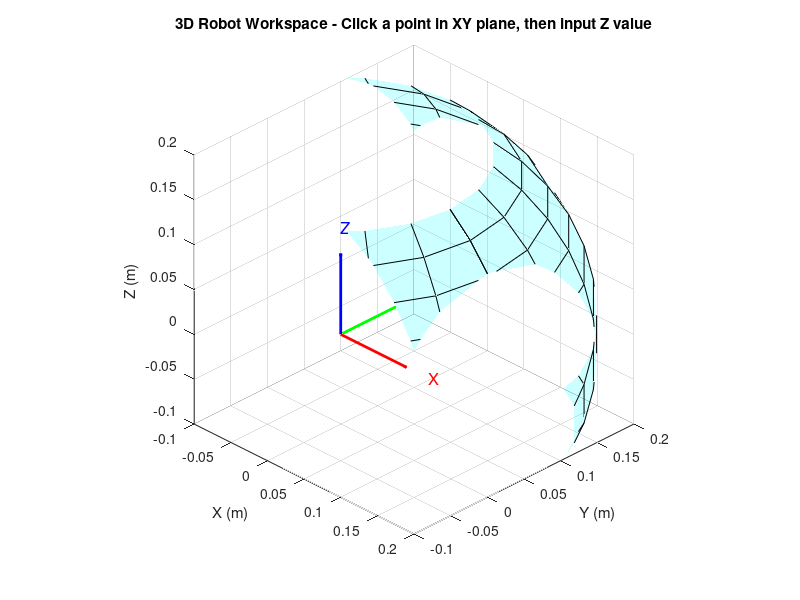

Write the MATLAB code that produced this figure. (Note: this script raises an error after producing the figure.)
% Set up a 3D workspace figure with proper 3D view
figure('Position', [100, 100, 800, 600]);
hold on;
grid on;
xlabel('X (m)'); ylabel('Y (m)'); zlabel('Z (m)');
axis equal;
view(45, 30); % Set a good 3D viewing angle

% Set the axis limits for XY and Z ranges
xlim([-0.1 0.2]);
ylim([-0.1 0.2]);
zlim([-0.1 0.2]);

title('3D Robot Workspace - Click a point in XY plane, then input Z value');

% Plot a simple sphere representing the workspace (3D object)
[spX, spY, spZ] = sphere(20);
surf(spX * 0.25, spY * 0.25, spZ * 0.25, 'FaceAlpha', 0.2, 'FaceColor', 'cyan');

% Add coordinate axes for better 3D reference
quiver3(0, 0, 0, 0.1, 0, 0, 'r', 'LineWidth', 2, 'MaxHeadSize', 0.02); % X-axis
quiver3(0, 0, 0, 0, 0.1, 0, 'g', 'LineWidth', 2, 'MaxHeadSize', 0.02); % Y-axis  
quiver3(0, 0, 0, 0, 0, 0.1, 'b', 'LineWidth', 2, 'MaxHeadSize', 0.02); % Z-axis
text(0.12, 0, 0, 'X', 'Color', 'red', 'FontSize', 12);
text(0, 0.12, 0, 'Y', 'Color', 'green', 'FontSize', 12);
text(0, 0, 0.12, 'Z', 'Color', 'blue', 'FontSize', 12);

% Get the 2D point from the user (interactive XY-plane selection)
disp('Click a point in the XY plane to select the target (click 1 point)');
[x, y] = ginput(1);  % Get the clicked point in 2D

% Show the selected point in the XY plane in 3D space
scatter3(x, y, 0, 150, 'r', 'filled', 'MarkerEdgeColor', 'red');  % This shows the point in 3D space at z = 0
text(x, y, 0, sprintf('  Target (%.3f, %.3f, 0)', x, y), 'Color', 'red', 'FontSize', 10, 'FontWeight', 'bold');

% Ask for the Z-coordinate input from the user
prompt = {'Enter Z coordinate (e.g., 0.1):'};
dlgtitle = 'Z Coordinate Input';
dims = [1 35];
definput = {'0'};
answer = inputdlg(prompt, dlgtitle, dims, definput);

% Extract the Z value and display it
z = str2double(answer{1});
disp(['Target point: X = ', num2str(x), ', Y = ', num2str(y), ', Z = ', num2str(z)]);

% Visualize the 3D target point
scatter3(x, y, z, 150, 'g', 'filled', 'MarkerEdgeColor', 'green');  % This is the 3D target point
text(x, y, z, sprintf('  3D Target (%.3f, %.3f, %.3f)', x, y, z), 'Color', 'green', 'FontSize', 10, 'FontWeight', 'bold');

% Draw a vertical line from XY plane to 3D target for better visualization
plot3([x, x], [y, y], [0, z], 'k--', 'LineWidth', 1);

% Compute the joint angles using IK
Q = IK(x, y, z);  % Get the joint angles
disp('Computed joint angles (q1, q2, q3):');
disp(rad2deg(Q));  % Display joint angles in degrees

% Visualize the arm based on the computed joint angles using FK
[x_fk, y_fk, z_fk] = FK(Q(1), Q(2), Q(3));  % Forward kinematics

% Initialize the arm's link positions
l1 = 0.208;  % Link 1 length
l2 = 0.168;  % Link 2 length

link1_end = [0, 0, 0];  % Base
link2_end = [l1 * cos(Q(1)), l1 * sin(Q(1)), 0];  % End of link1
link3_end = [x_fk, y_fk, z_fk];  % End of link2 (end effector)

% Plot the robot arm in 3D with thicker lines
plot3([link1_end(1), link2_end(1)], [link1_end(2), link2_end(2)], [link1_end(3), link2_end(3)], 'b-', 'LineWidth', 4);
plot3([link2_end(1), link3_end(1)], [link2_end(2), link3_end(2)], [link2_end(3), link3_end(3)], 'g-', 'LineWidth', 4);

% Add joint markers for visualization
scatter3(link1_end(1), link1_end(2), link1_end(3), 120, 'k', 'filled'); % Joint 1 (base)
scatter3(link2_end(1), link2_end(2), link2_end(3), 120, 'k', 'filled'); % Joint 2
scatter3(link3_end(1), link3_end(2), link3_end(3), 120, 'r', 'filled'); % Joint 3 (end effector)

% Add labels for joints
text(link1_end(1), link1_end(2), link1_end(3), '  Base', 'Color', 'black', 'FontSize', 10);
text(link2_end(1), link2_end(2), link2_end(3), '  Joint 2', 'Color', 'black', 'FontSize', 10);
text(link3_end(1), link3_end(2), link3_end(3), '  End Effector', 'Color', 'red', 'FontSize', 10);

% Show a line from the base to the target for visual reference
plot3([0, x], [0, y], [0, z], 'r--', 'LineWidth', 2);

% Add legend
legend('Workspace', 'XY Target', '3D Target', 'Link 1', 'Link 2', 'Base to Target', 'Location', 'best');

% Enable 3D rotation for better interaction
rotate3d on;
disp('You can now rotate the 3D view by clicking and dragging');

% FK Function (to calculate the arm's position in 3D)
function [x, y, z] = FK(q1, q2, q3)
    l1 = 0.208; % Length of link 1
    l2 = 0.168; % Length of link 2

    % Forward Kinematics equations
    x = sin(q1) * (l1 * cos(q2) + l2 * sin(q3));
    y = l2 - l2 * cos(q3) + l1 * sin(q2);
    z = -l1 + cos(q1) * (l1 * cos(q2) + l2 * sin(q3));
end

% IK Function (Inverse Kinematics based on selected target)
function Q = IK(x, y, z)
    l1 = 0.208;  % Length of link 1
    l2 = 0.168;  % Length of link 2

    % Joint 1 (rotation around Y-axis)
    q1 = atan2(x, -(z + l1));  % Adjusting based on FK assumptions

    % Projected distances for link lengths
    R = sqrt(x^2 + (z + l1)^2);
    r = sqrt(x^2 + (y - l2)^2 + (z + l1)^2);

    % Solving for q2 and q3 using the law of cosines
    Beta = atan2(y - l2, R);
    Gamma = acos((l1^2 + r^2 - l2^2) / (2 * l1 * r));
    q2 = Gamma + Beta;

    Alpha = acos((l1^2 + l2^2 - r^2) / (2 * l1 * l2));
    q3 = q2 + Alpha - pi/2;

    Q = [q1, q2, q3];
end
